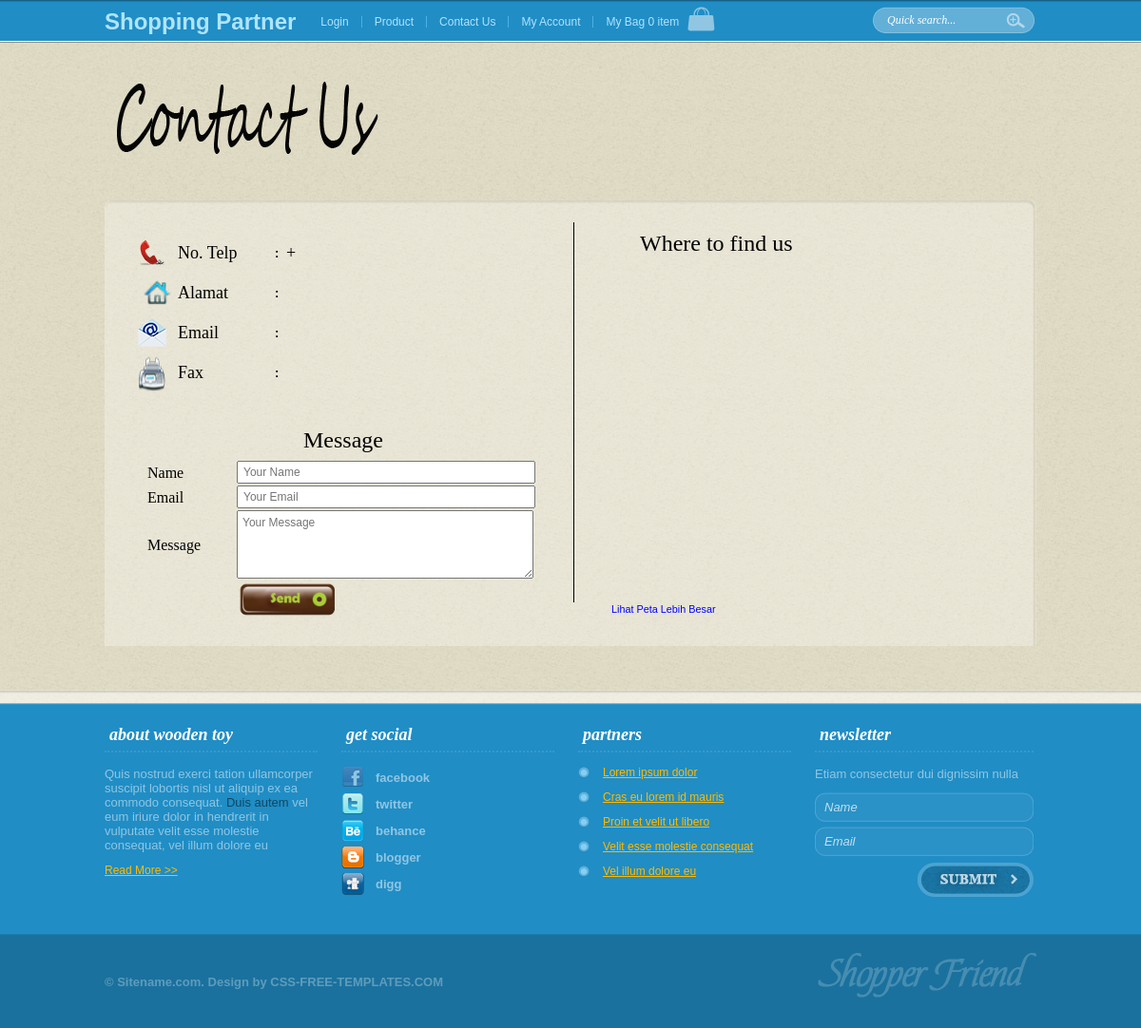
Page /contact.php on the earlier database version.
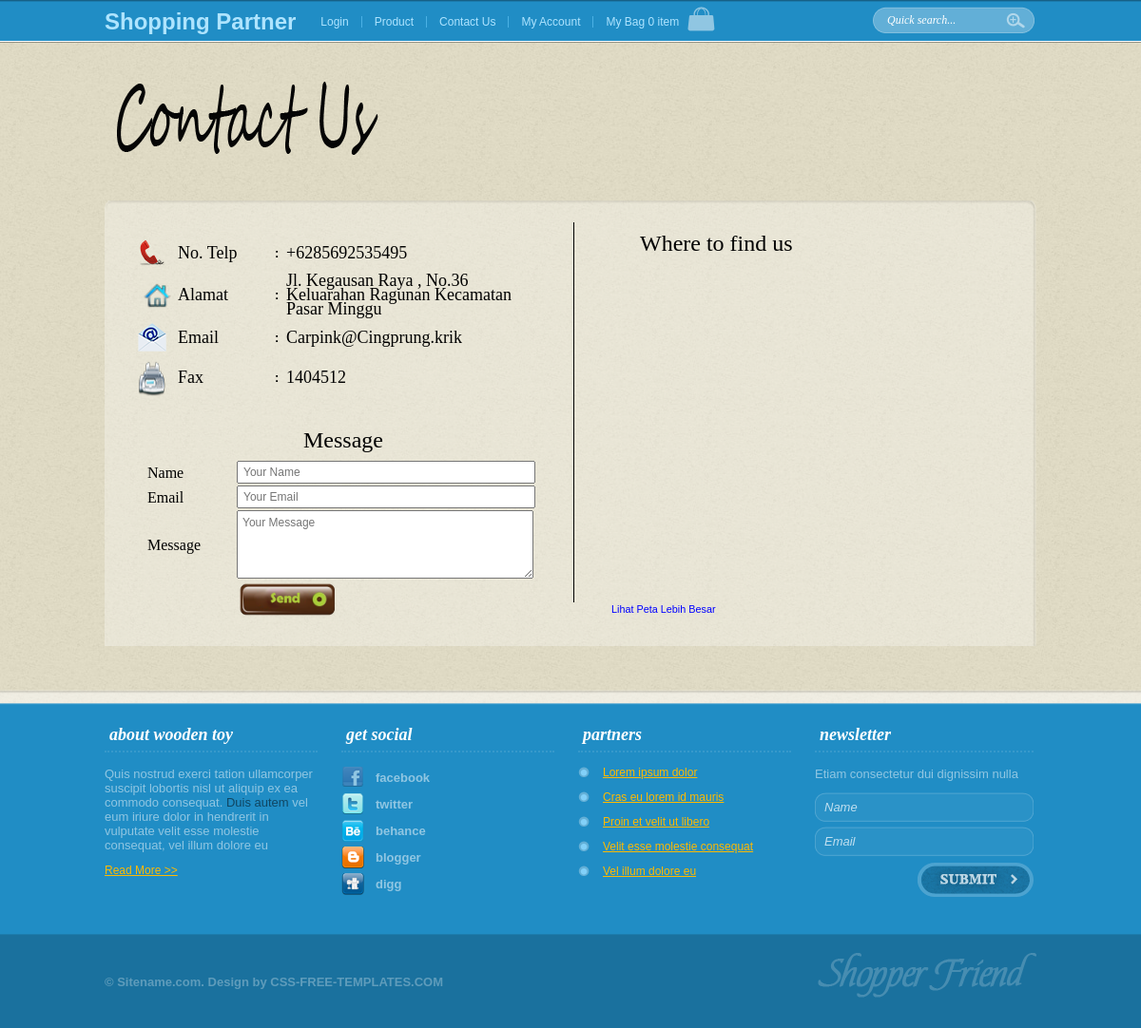
Same page on the later database version.
### tables this page shows
CREATE TABLE `contact` (
  `id_contact` int(11) NOT NULL AUTO_INCREMENT,
  `telp` bigint(30) NOT NULL,
  `alamat` text NOT NULL,
  `email` varchar(50) NOT NULL,
  `fax` varchar(30) NOT NULL,
  PRIMARY KEY (`id_contact`)
);

### contact.php (the view, shortened to what the changed rows need)
<!DOCTYPE html PUBLIC "-//W3C//DTD XHTML 1.0 Transitional//EN" "http://www.w3.org/TR/xhtml1/DTD/xhtml1-transitional.dtd">
<html lang="en-US" xmlns="http://www.w3.org/1999/xhtml" dir="ltr">
    <head>
        <link rel="stylesheet" href="css/style.css" type="text/css" media="all" />
    </head>
    <body>
        <div id="wrapper">
            <div id="top">
                <div class="shell">
                    <div class="top-nav">
                        <ul>
                            <li class="first nobg"><h1><a href="index.php">Shopping Partner</a></h1></li>
                        </ul>
                    </div>
                </div>
            </div>
            <div id="main">
                <div class="shell">
                    <div id="header">
                        <h1 id="logo"><a href="#" class="notext" title="Shopper Friend">Login From</a></h1>
                    </div>
                    <div id="main-slider2">
                        <div id="slider-holder">
                            <div class="con-kiri1">
                                <table border="0">
                                    <tr>
                                        <?php
                                        $l = mysql_query("select *from contact where id_contact='1'");
                                        $muncul = mysql_fetch_array($l);
                                        ?>
                                        <td style="height: 40px; width: 260px;">
                                            <font face="Gill Sans MT Condensed" size="4" color="black">
                                                <?php echo "+$muncul[telp]"?>
                                            </font>
                                        </td>
                                    </tr>
                                    <tr>
                                        <td style="height: 40px; width: 260px;">
                                            <font face="Gill Sans MT Condensed" size="4" color="black">
                                                <?php echo $muncul[alamat]?>
                                            </font>
                                        </td>
                                    </tr>
                                    <tr>
                                        <td style="height: 40px; width: 260px;">
                                            <font face="Gill Sans MT Condensed" size="4" color="black">
                                                <?php echo $muncul[email]?>
                                            </font>
                                        </td>
                                    </tr>
                                    <tr>
                                        <td style="height: 40px; width: 260px;">
                                            <font face="Gill Sans MT Condensed" size="4" color="black">
                                                <?php echo $muncul[fax]?>
                                            </font>
                                        </td>
                                    </tr>
                                </table>
                            </div>
                                                        </div>
                                                        </div>
                                                        </div>
                                                        </div>
                                                        </div>
                                                        </body>
                                                        </html>

Differences in the rows shown:
added contact: telp "6285692535495", alamat "Jl. Kegausan Raya , No.36 Keluarahan Ragunan Kecamatan Pasar Minggu", email "Carpink@Cingprung.krik", fax "1404512"
